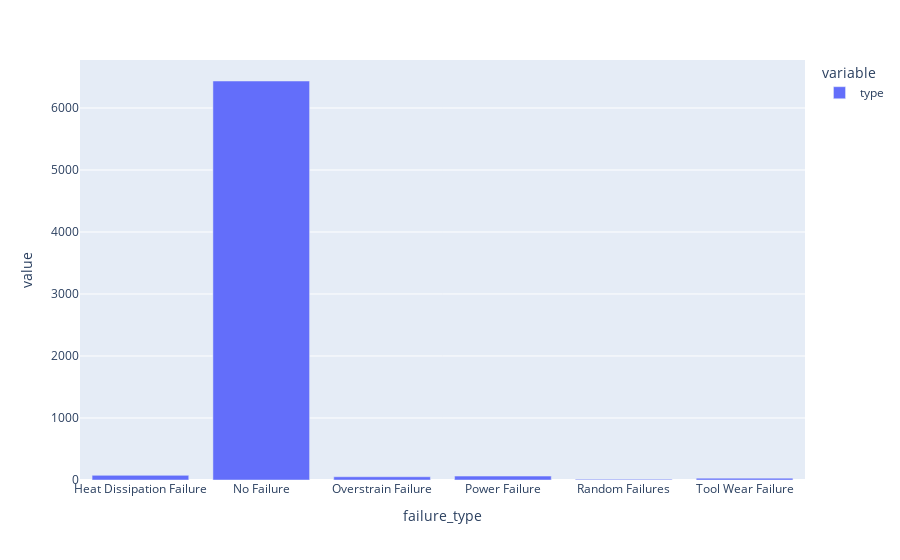

The cell this chart's notebook holds for it:
### Markdown cell above
##### Coluna "failure_type"

### Code cell
px.bar(df_categoricas.groupby('failure_type').count())

### Figure 1 — Plotly figure (JSON) as saved in the notebook; plotly's stock layout.template omitted (floating-point values rounded to 4 significant figures)
{"data": [{"alignmentgroup": "True", "hovertemplate": "variable=type<br>failure_type=%{x}<br>value=%{y}<extra></extra>", "legendgroup": "type", "marker": {"color": "#636efa", "pattern": {"shape": ""}}, "name": "type", "offsetgroup": "type", "orientation": "v", "showlegend": true, "textposition": "auto", "type": "bar", "x": ["Heat Dissipation Failure", "No Failure", "Overstrain Failure", "Power Failure", "Random Failures", "Tool Wear Failure"], "xaxis": "x", "y": [75, 6435, 52, 63, 12, 30], "yaxis": "y"}], "layout": {"barmode": "relative", "legend": {"title": {"text": "variable"}, "tracegroupgap": 0}, "margin": {"t": 60}, "xaxis": {"anchor": "y", "domain": [0, 1], "title": {"text": "failure_type"}}, "yaxis": {"anchor": "x", "domain": [0, 1], "title": {"text": "value"}}}}
